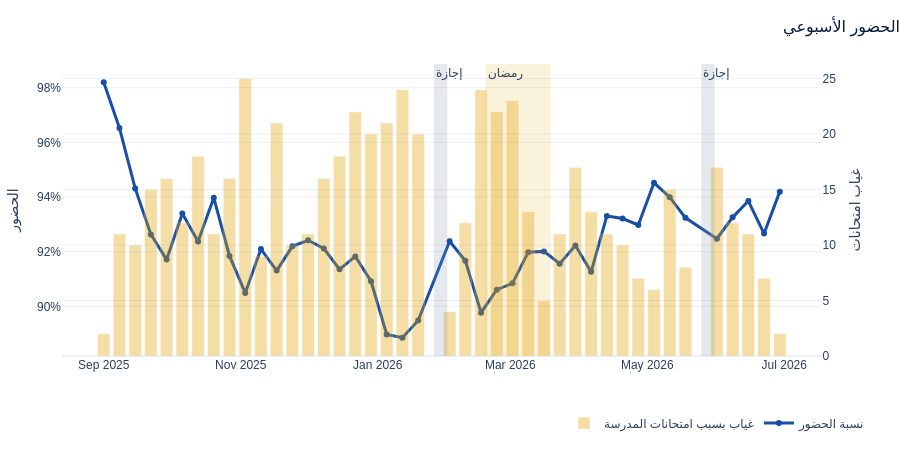

This figure's notebook cell:
### Markdown cell above
## الحضور

### Code cell
show(7)
